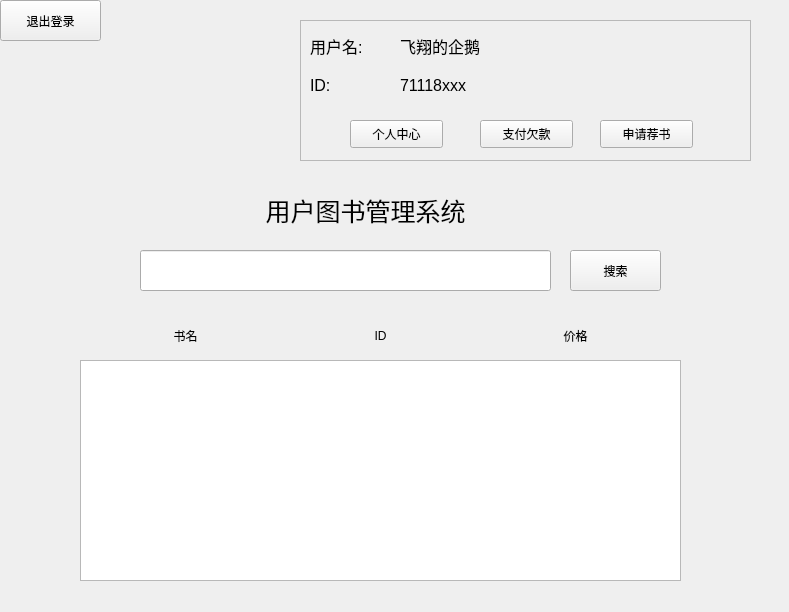
<?xml version="1.0" encoding="UTF-8"?>
<ui version="4.0">
 <class>UserMainWindow</class>
 <widget class="QMainWindow" name="UserMainWindow">
  <property name="geometry">
   <rect>
    <x>0</x>
    <y>0</y>
    <width>789</width>
    <height>612</height>
   </rect>
  </property>
  <property name="windowTitle">
   <string>UserMainWindow</string>
  </property>
  <widget class="QWidget" name="centralWidget">
   <widget class="QPushButton" name="searchButton">
    <property name="geometry">
     <rect>
      <x>570</x>
      <y>250</y>
      <width>91</width>
      <height>41</height>
     </rect>
    </property>
    <property name="text">
     <string>搜索</string>
    </property>
   </widget>
   <widget class="QLabel" name="title">
    <property name="geometry">
     <rect>
      <x>220</x>
      <y>180</y>
      <width>291</width>
      <height>61</height>
     </rect>
    </property>
    <property name="font">
     <font>
      <family>微软雅黑</family>
      <pointsize>19</pointsize>
      <weight>50</weight>
      <bold>false</bold>
     </font>
    </property>
    <property name="text">
     <string>用户图书管理系统</string>
    </property>
    <property name="alignment">
     <set>Qt::AlignCenter</set>
    </property>
    <property name="wordWrap">
     <bool>false</bool>
    </property>
   </widget>
   <widget class="QLineEdit" name="searchLine">
    <property name="geometry">
     <rect>
      <x>140</x>
      <y>250</y>
      <width>411</width>
      <height>41</height>
     </rect>
    </property>
   </widget>
   <widget class="QFrame" name="frame">
    <property name="geometry">
     <rect>
      <x>300</x>
      <y>20</y>
      <width>451</width>
      <height>141</height>
     </rect>
    </property>
    <property name="frameShape">
     <enum>QFrame::StyledPanel</enum>
    </property>
    <property name="frameShadow">
     <enum>QFrame::Raised</enum>
    </property>
    <widget class="QLabel" name="label">
     <property name="geometry">
      <rect>
       <x>10</x>
       <y>10</y>
       <width>71</width>
       <height>31</height>
      </rect>
     </property>
     <property name="font">
      <font>
       <pointsize>12</pointsize>
      </font>
     </property>
     <property name="text">
      <string>用户名:</string>
     </property>
    </widget>
    <widget class="QLabel" name="username">
     <property name="geometry">
      <rect>
       <x>100</x>
       <y>10</y>
       <width>111</width>
       <height>31</height>
      </rect>
     </property>
     <property name="font">
      <font>
       <pointsize>12</pointsize>
      </font>
     </property>
     <property name="text">
      <string>飞翔的企鹅</string>
     </property>
    </widget>
    <widget class="QLabel" name="idLabel">
     <property name="geometry">
      <rect>
       <x>100</x>
       <y>50</y>
       <width>111</width>
       <height>31</height>
      </rect>
     </property>
     <property name="font">
      <font>
       <pointsize>12</pointsize>
      </font>
     </property>
     <property name="text">
      <string>71118xxx</string>
     </property>
    </widget>
    <widget class="QLabel" name="label_2">
     <property name="geometry">
      <rect>
       <x>10</x>
       <y>50</y>
       <width>71</width>
       <height>31</height>
      </rect>
     </property>
     <property name="font">
      <font>
       <pointsize>12</pointsize>
      </font>
     </property>
     <property name="text">
      <string>ID:</string>
     </property>
    </widget>
    <widget class="QPushButton" name="pushButton">
     <property name="geometry">
      <rect>
       <x>50</x>
       <y>100</y>
       <width>93</width>
       <height>28</height>
      </rect>
     </property>
     <property name="text">
      <string>个人中心</string>
     </property>
    </widget>
    <widget class="QPushButton" name="pay">
     <property name="geometry">
      <rect>
       <x>180</x>
       <y>100</y>
       <width>93</width>
       <height>28</height>
      </rect>
     </property>
     <property name="text">
      <string>支付欠款</string>
     </property>
    </widget>
    <widget class="QPushButton" name="rec">
     <property name="geometry">
      <rect>
       <x>300</x>
       <y>100</y>
       <width>93</width>
       <height>28</height>
      </rect>
     </property>
     <property name="text">
      <string>申请荐书</string>
     </property>
    </widget>
   </widget>
   <widget class="QWidget" name="horizontalLayoutWidget">
    <property name="geometry">
     <rect>
      <x>80</x>
      <y>310</y>
      <width>601</width>
      <height>51</height>
     </rect>
    </property>
    <layout class="QHBoxLayout" name="horizontalLayout">
     <item>
      <widget class="QLabel" name="nameLab">
       <property name="sizePolicy">
        <sizepolicy hsizetype="Preferred" vsizetype="Preferred">
         <horstretch>0</horstretch>
         <verstretch>0</verstretch>
        </sizepolicy>
       </property>
       <property name="text">
        <string>书名</string>
       </property>
       <property name="alignment">
        <set>Qt::AlignCenter</set>
       </property>
      </widget>
     </item>
     <item>
      <widget class="QLabel" name="IDLab">
       <property name="text">
        <string>ID</string>
       </property>
       <property name="alignment">
        <set>Qt::AlignCenter</set>
       </property>
      </widget>
     </item>
     <item>
      <widget class="QLabel" name="priceLab">
       <property name="text">
        <string>价格</string>
       </property>
       <property name="alignment">
        <set>Qt::AlignCenter</set>
       </property>
      </widget>
     </item>
    </layout>
   </widget>
   <widget class="QListWidget" name="bookList">
    <property name="geometry">
     <rect>
      <x>80</x>
      <y>360</y>
      <width>601</width>
      <height>221</height>
     </rect>
    </property>
   </widget>
   <widget class="QPushButton" name="pushButton_2">
    <property name="geometry">
     <rect>
      <x>0</x>
      <y>0</y>
      <width>101</width>
      <height>41</height>
     </rect>
    </property>
    <property name="text">
     <string>退出登录</string>
    </property>
   </widget>
  </widget>
 </widget>
 <layoutdefault spacing="6" margin="11"/>
 <resources/>
 <connections/>
</ui>
